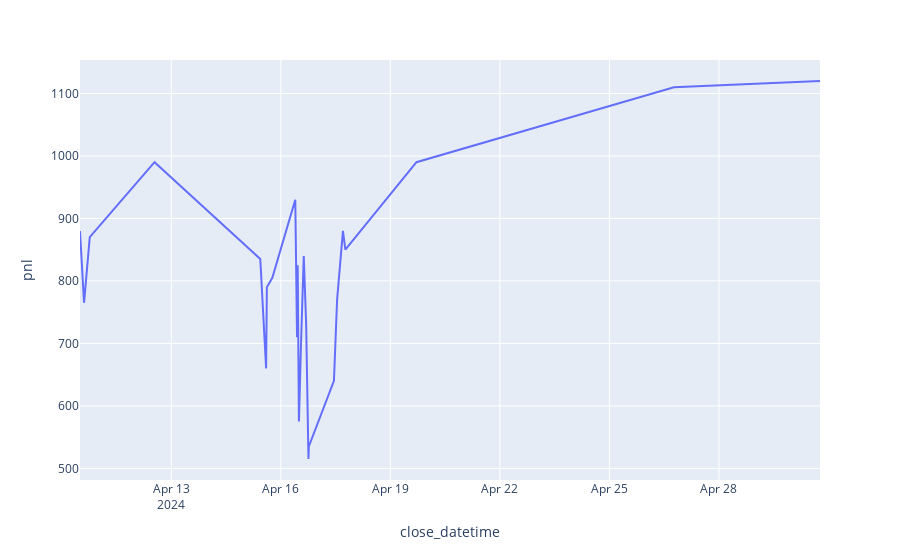

Notebook code cell kept with this figure:
### Code cell
px.line(positions_df, x='close_datetime', y='pnl')

### Figure 1 — Plotly figure (JSON) as saved in the notebook; plotly's stock layout.template omitted (floating-point values rounded to 4 significant figures)
{"data": [{"hovertemplate": "close_datetime=%{x}<br>pnl=%{y}<extra></extra>", "legendgroup": "", "line": {"color": "#636efa", "dash": "solid"}, "marker": {"symbol": "circle"}, "mode": "lines", "name": "", "orientation": "v", "showlegend": false, "type": "scatter", "x": ["2024-04-10T12:00:00", "2024-04-10T14:40:00", "2024-04-10T18:25:00", "2024-04-12T13:00:00", "2024-04-15T10:30:00", "2024-04-15T14:20:00", "2024-04-15T14:50:00", "2024-04-15T18:25:00", "2024-04-16T09:30:00", "2024-04-16T10:15:00", "2024-04-16T10:40:00", "2024-04-16T11:05:00", "2024-04-16T11:25:00", "2024-04-16T11:55:00", "2024-04-16T13:10:00", "2024-04-16T15:05:00", "2024-04-16T16:40:00", "2024-04-16T17:35:00", "2024-04-16T18:10:00", "2024-04-16T18:25:00", "2024-04-17T10:55:00", "2024-04-17T13:00:00", "2024-04-17T16:50:00", "2024-04-17T18:25:00", "2024-04-19T17:10:00", "2024-04-26T18:25:00", "2024-04-30T18:25:00"], "xaxis": "x", "y": [880, 765, 870, 990, 835, 660, 790, 805, 930, 825, 710, 825, 680, 575, 690, 840, 730, 630, 515, 535, 640, 770, 880, 850, 990, 1110, 1120], "yaxis": "y"}], "layout": {"legend": {"tracegroupgap": 0}, "margin": {"t": 60}, "xaxis": {"anchor": "y", "domain": [0, 1], "title": {"text": "close_datetime"}}, "yaxis": {"anchor": "x", "domain": [0, 1], "title": {"text": "pnl"}}}}
